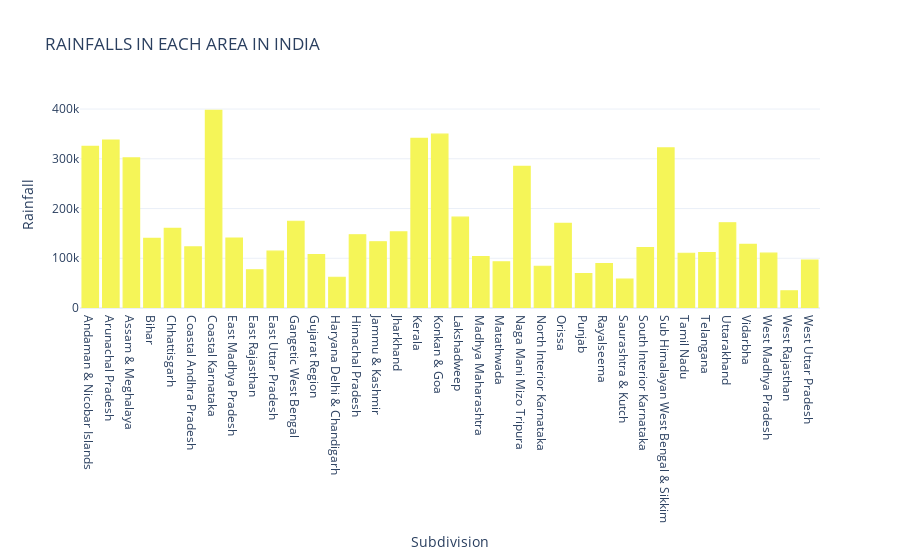

Source (notebook cell):
### Markdown cell above
### Compare the rainfall in each area

### Code cell
areas = []
rainfalls_ = []
for area, df in data.groupby('SUBDIVISION'):
    rainfall = df.ANNUAL.sum()
    areas.append(area)
    rainfalls_.append(rainfall)
    
area_trace = go.Bar(x = areas, y = rainfalls_, 
                   marker = dict(color = '#f5f558', line = dict(color = '#f5f558', width = 1.2)))
area_layout = go.Layout(template = 'plotly_white', title = 'RAINFALLS IN EACH AREA IN INDIA',
                       xaxis = dict(title = 'Subdivision'), yaxis = dict(title = 'Rainfall'))
area_fig = go.Figure(data = [area_trace], layout = area_layout)
area_fig.show()

### Figure 1 — Plotly figure (JSON) as saved in the notebook; plotly's stock layout.template omitted (floating-point values rounded to 4 significant figures)
{"data": [{"marker": {"color": "#f5f558", "line": {"color": "#f5f558", "width": 1.2}}, "type": "bar", "x": ["Andaman & Nicobar Islands", "Arunachal Pradesh", "Assam & Meghalaya", "Bihar", "Chhattisgarh", "Coastal Andhra Pradesh", "Coastal Karnataka", "East Madhya Pradesh", "East Rajasthan", "East Uttar Pradesh", "Gangetic West Bengal", "Gujarat Region", "Haryana Delhi & Chandigarh", "Himachal Pradesh", "Jammu & Kashmir", "Jharkhand", "Kerala", "Konkan & Goa", "Lakshadweep", "Madhya Maharashtra", "Matathwada", "Naga Mani Mizo Tripura", "North Interior Karnataka", "Orissa", "Punjab", "Rayalseema", "Saurashtra & Kutch", "South Interior Karnataka", "Sub Himalayan West Bengal & Sikkim", "Tamil Nadu", "Telangana", "Uttarakhand", "Vidarbha", "West Madhya Pradesh", "West Rajasthan", "West Uttar Pradesh"], "y": [325000.0, 337700.0, 301800.0, 140000.0, 160200.0, 122900.0, 397300.0, 140800.0, 76810.0, 114200.0, 174400.0, 107400.0, 61830.0, 147000.0, 133200.0, 153000.0, 340968, 349500.0, 182700.0, 103100.0, 92630.0, 284600.0, 83910.0, 170300.0, 69200.0, 89500.0, 58080.0, 121400.0, 321813, 110000.0, 111500.0, 171300.0, 127945, 110200.0, 34410.0, 96400.0]}], "layout": {"title": {"text": "RAINFALLS IN EACH AREA IN INDIA"}, "xaxis": {"title": {"text": "Subdivision"}}, "yaxis": {"title": {"text": "Rainfall"}}}}
